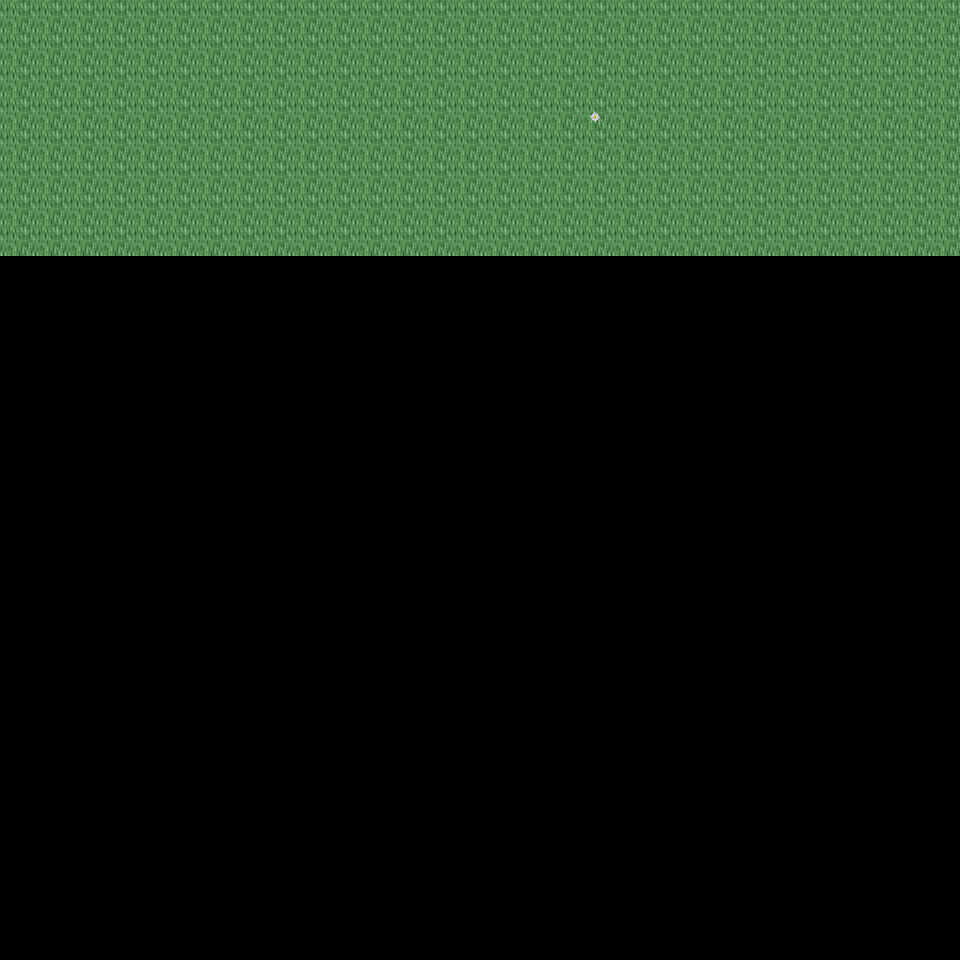

Tiled map render using the project's own tile images. Description and the map definition, with tile-layer contents summarised, below:
An orthogonal 30x30 tile map with 32x32 px tiles, 6 tile layers (Ground, Object, Object2, Above, ...), 35 tilesets and 2 objects (2x mapExit).

<map version="1.0" orientation="orthogonal" renderorder="right-down" width="30" height="30" tilewidth="32" tileheight="32" nextobjectid="3">
  <tileset firstgid="1" name="tileset_ground_ground" tilewidth="32" tileheight="32" tilecount="33" columns="3">
    <image source="../drawable/tileset_ground_ground.png" width="96" height="352" />
  </tileset>
  <tileset firstgid="34" name="tileset_ground_ice_ice" tilewidth="32" tileheight="32" tilecount="3" columns="3">
    <image source="../drawable/tileset_ground_ice_ice.png" width="96" height="32" />
  </tileset>
  <tileset firstgid="37" name="tileset_plant_flower_daisy_white" tilewidth="32" tileheight="32" tilecount="8" columns="2">
    <image source="../drawable/tileset_plant_flower_daisy_white.png" width="64" height="128" />
  </tileset>
  <tileset firstgid="45" name="tileset_ground_rock_pebbles" tilewidth="32" tileheight="32" tilecount="3" columns="1">
    <image source="../drawable/tileset_ground_rock_pebbles.png" width="32" height="96" />
  </tileset>
  <tileset firstgid="48" name="tileset_plant_grasses" tilewidth="32" tileheight="32" tilecount="6" columns="3">
    <image source="../drawable/tileset_plant_grasses.png" width="96" height="64" />
  </tileset>
  <tileset firstgid="54" name="tileset_plant_leaves" tilewidth="32" tileheight="32" tilecount="8" columns="4">
    <image source="../drawable/tileset_plant_leaves.png" width="128" height="64" />
  </tileset>
  <tileset firstgid="62" name="tileset_ground_grass_edges" tilewidth="32" tileheight="32" tilecount="36" columns="12">
    <image source="../drawable/tileset_ground_grass_edges.png" width="384" height="96" />
  </tileset>
  <tileset firstgid="98" name="tileset_plant_flower_daisy_yellow" tilewidth="32" tileheight="32" tilecount="8" columns="2">
    <image source="../drawable/tileset_plant_flower_daisy_yellow.png" width="64" height="128" />
  </tileset>
  <tileset firstgid="106" name="tileset_plant_bush_bushes" tilewidth="32" tileheight="32" tilecount="10" columns="5">
    <image source="../drawable/tileset_plant_bush_bushes.png" width="160" height="64" />
  </tileset>
  <tileset firstgid="116" name="tileset_plant_stump_stump_brown" tilewidth="32" tileheight="32" tilecount="4" columns="2">
    <image source="../drawable/tileset_plant_stump_stump_brown.png" width="64" height="64" />
  </tileset>
  <tileset firstgid="120" name="tileset_plant_stump_stump_green" tilewidth="32" tileheight="32" tilecount="4" columns="2">
    <image source="../drawable/tileset_plant_stump_stump_green.png" width="64" height="64" />
  </tileset>
  <tileset firstgid="124" name="tileset_item_pot_pot_golden" tilewidth="32" tileheight="32" tilecount="4" columns="4">
    <image source="../drawable/tileset_item_pot_pot_golden.png" width="128" height="32" />
  </tileset>
  <tileset firstgid="128" name="tileset_plant_tree_tree_darkgreen" tilewidth="32" tileheight="32" tilecount="88" columns="8">
    <image source="../drawable/tileset_plant_tree_tree_darkgreen.png" width="256" height="352" />
  </tileset>
  <tileset firstgid="216" name="tileset_plant_flower_daisy_blue" tilewidth="32" tileheight="32" tilecount="8" columns="2">
    <image source="../drawable/tileset_plant_flower_daisy_blue.png" width="64" height="128" />
  </tileset>
  <tileset firstgid="224" name="tileset_ground_water_water_bubbles" tilewidth="32" tileheight="32" tilecount="32" columns="8">
    <image source="../drawable/tileset_ground_water_water_bubbles.png" width="256" height="128" />
  </tileset>
  <tileset firstgid="256" name="tileset_ground_water_pool" tilewidth="32" tileheight="32" tilecount="72" columns="3">
    <image source="../drawable/tileset_ground_water_pool.png" width="96" height="768" />
  </tileset>
  <tileset firstgid="328" name="tileset_building_castle" tilewidth="32" tileheight="32" tilecount="320" columns="20">
    <image source="../drawable/tileset_building_castle.png" width="640" height="512" />
  </tileset>
  <tileset firstgid="648" name="tileset_ground_cobbled_paving" tilewidth="32" tileheight="32" tilecount="1" columns="1">
    <image source="../drawable/tileset_ground_cobbled_paving.png" width="32" height="32" />
  </tileset>
  <tileset firstgid="649" name="tileset_ground_grass_corners" tilewidth="32" tileheight="32" tilecount="24" columns="6">
    <image source="../drawable/tileset_ground_grass_corners.png" width="192" height="128" />
  </tileset>
  <tileset firstgid="673" name="tileset_building_fence_fence_chunky" tilewidth="32" tileheight="32" tilecount="21" columns="3">
    <image source="../drawable/tileset_building_fence_fence_chunky.png" width="96" height="224" />
  </tileset>
  <tileset firstgid="694" name="tileset_item_sign_large" tilewidth="32" tileheight="32" tilecount="15" columns="5">
    <image source="../drawable/tileset_item_sign_large.png" width="160" height="96" />
  </tileset>
  <tileset firstgid="709" name="tileset_building_decoration_fancy_gate" tilewidth="32" tileheight="32" tilecount="12" columns="3">
    <image source="../drawable/tileset_building_decoration_fancy_gate.png" width="96" height="128" />
  </tileset>
  <tileset firstgid="721" name="tileset_logic_creature_rodent" tilewidth="32" tileheight="32" tilecount="8" columns="8">
    <image source="../drawable/tileset_logic_creature_rodent.png" width="256" height="32" />
  </tileset>
  <tileset firstgid="729" name="tileset_logic_creature_animal" tilewidth="32" tileheight="32" tilecount="32" columns="8">
    <image source="../drawable/tileset_logic_creature_animal.png" width="256" height="128" />
  </tileset>
  <tileset firstgid="761" name="tileset_logic_item_mushroom" tilewidth="32" tileheight="32" tilecount="6" columns="6">
    <image source="../drawable/tileset_logic_item_mushroom.png" width="192" height="32" />
  </tileset>
  <tileset firstgid="767" name="tileset_logic_item_sheepfood" tilewidth="32" tileheight="32" tilecount="1" columns="1">
    <image source="../drawable/tileset_logic_item_sheepfood.png" width="32" height="32" />
  </tileset>
  <tileset firstgid="768" name="tileset_logic_collision" tilewidth="32" tileheight="32" tilecount="1" columns="1">
    <image source="../drawable/tileset_logic_collision.png" width="32" height="32" />
  </tileset>
  <tileset firstgid="769" name="tileset_logic_protection" tilewidth="32" tileheight="32" tilecount="2" columns="2">
    <image source="../drawable/tileset_logic_protection.png" width="64" height="32" />
  </tileset>
  <tileset firstgid="771" name="tileset_ground_green_paving" tilewidth="32" tileheight="32" tilecount="18" columns="3">
    <image source="../drawable/tileset_ground_green_paving.png" width="96" height="192" />
  </tileset>
  <tileset firstgid="789" name="tileset_item_hen_nest" tilewidth="32" tileheight="32" tilecount="1" columns="1">
    <image source="../drawable/tileset_item_hen_nest.png" width="32" height="32" />
  </tileset>
  <tileset firstgid="790" name="tileset_logic_item_dairy" tilewidth="32" tileheight="32" tilecount="1" columns="1">
    <image source="../drawable/tileset_logic_item_dairy.png" width="32" height="32" />
  </tileset>
  <tileset firstgid="791" name="tileset_light_door_light_ew" tilewidth="32" tileheight="32" tilecount="18" columns="6">
    <image source="../drawable/tileset_light_door_light_ew.png" width="192" height="96" />
  </tileset>
  <tileset firstgid="809" name="tileset_building_barnyard" tilewidth="32" tileheight="32" tilecount="200" columns="8">
    <image source="../drawable/tileset_building_barnyard.png" width="256" height="800" />
  </tileset>
  <tileset firstgid="1009" name="tileset_logic_creature_reptile" tilewidth="32" tileheight="32" tilecount="7" columns="7">
    <image source="../drawable/tileset_logic_creature_reptile.png" width="224" height="32" />
  </tileset>
  <tileset firstgid="1016" name="tileset_logic_creature_fowl" tilewidth="32" tileheight="32" tilecount="6" columns="6">
    <image source="../drawable/tileset_logic_creature_fowl.png" width="192" height="32" />
  </tileset>
  <layer name="Ground" width="30" height="30">
    <data>[900 cells, 240 non-empty, 1 distinct tile ids]</data>
  </layer>
  <layer name="Object" width="30" height="30">
    <data>[900 cells, 1 non-empty, 1 distinct tile ids]</data>
  </layer>
  <layer name="Object2" width="30" height="30">
    <data>[900 cells, 0 non-empty, 0 distinct tile ids]</data>
  </layer>
  <layer name="Above" width="30" height="30">
    <data>[900 cells, 0 non-empty, 0 distinct tile ids]</data>
  </layer>
  <layer name="Above2" width="30" height="30">
    <data>[900 cells, 0 non-empty, 0 distinct tile ids]</data>
  </layer>
  <layer name="Walkable" width="30" height="30">
    <data>[900 cells, 0 non-empty, 0 distinct tile ids]</data>
  </layer>
  <objectgroup name="MapEvents">
    <object id="1" name="north" type="mapExit" x="0" y="0" width="960" height="32">
      <properties>
        <property name="map" value="level_0_x102_y45" />
        <property name="x" value="0" />
        <property name="y" value="28" />
      </properties>
    </object>
    <object id="2" name="east" type="mapExit" x="928" y="0" width="32" height="960">
      <properties>
        <property name="map" value="level_0_x103_y46" />
        <property name="x" value="1" />
        <property name="y" value="0" />
      </properties>
    </object>
  </objectgroup>
</map>
